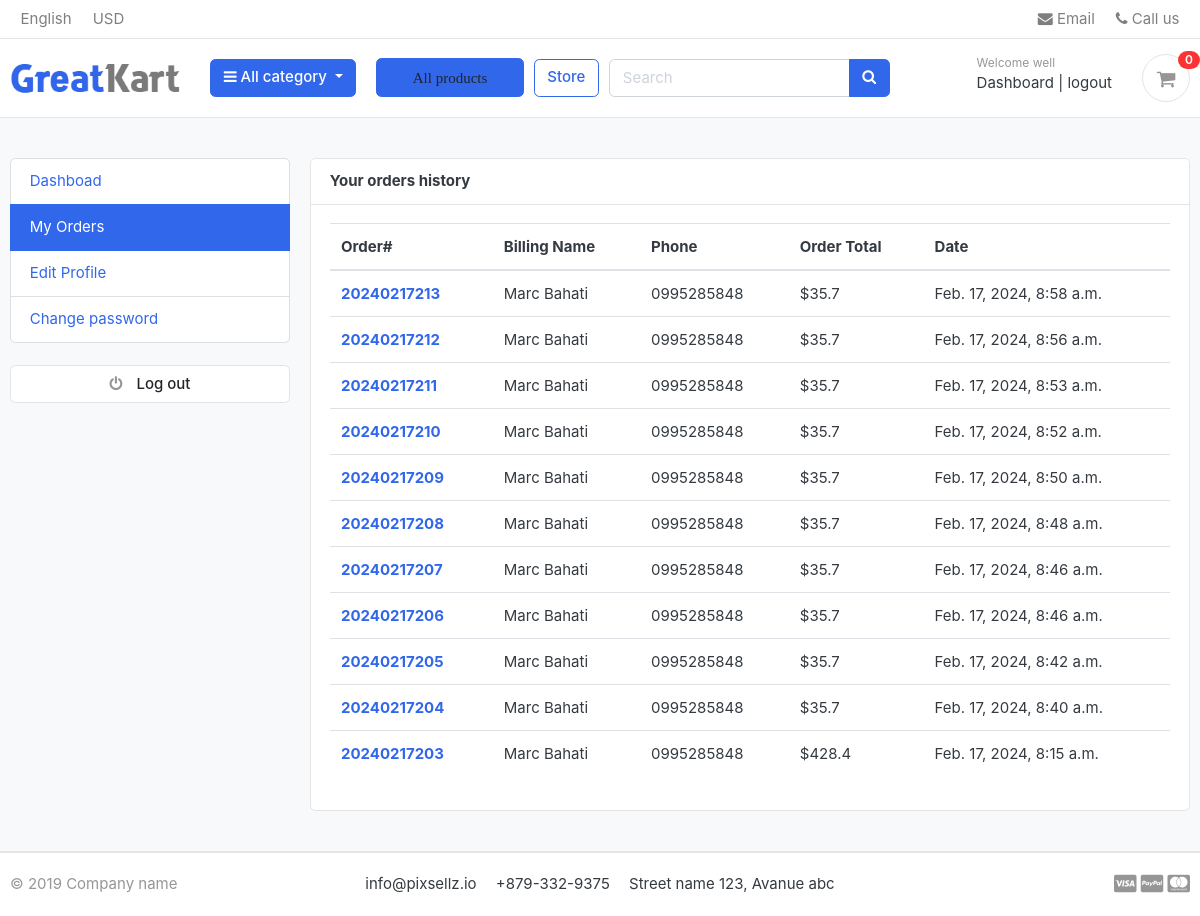
Before: /accounts/my_orders/ (signed in) with the older database file.
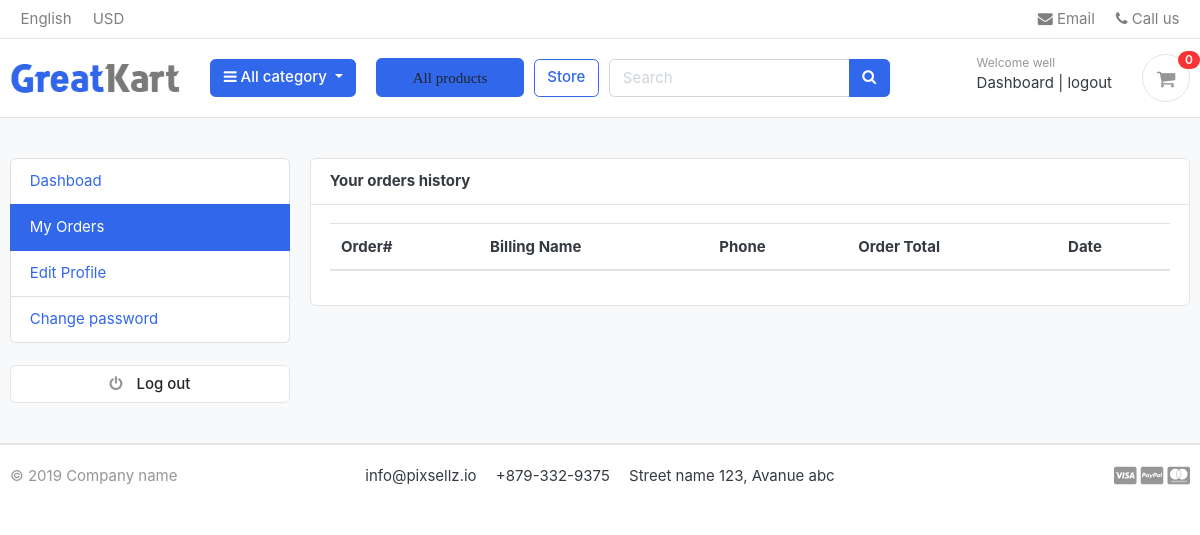
After: the same page with the newer database file.
### orders/models.py (models this page shows, shortened)
class Order(models.Model):
    STATUS = (
        ('New','New'),
        ('Accepted','Accepted'),
        ('Completed','Completed'),
        ('Cancelled','Cancelled'),
    )
    user=models.ForeignKey(Accounts,on_delete=models.SET_NULL,null=True)
    payment = models.ForeignKey(Payment, on_delete=models.SET_NULL, null=True, blank=True)
    order_number=models.CharField(max_length=20)
    first_name=models.CharField(max_length=50)
    last_name=models.CharField(max_length=50)
    phone=models.CharField(max_length=15)
    email=models.EmailField(max_length=50)
    address_line_1=models.CharField(max_length=50)
    address_line_2=models.CharField(max_length=50,blank=True)
    country=models.CharField(max_length=50)
    state=models.CharField(max_length=50)
    city=models.CharField(max_length=50)
    order_note=models.CharField(max_length=100,blank=True)
    order_total=models.FloatField()
    tax=models.FloatField()
    status=models.CharField(max_length=100,choices=STATUS,default='New')
    ip=models.CharField(max_length=20,blank=True)
    is_ordered=models.BooleanField(default=False)
    created_at=models.DateTimeField(auto_now_add=True)
    updated_at=models.DateTimeField(auto_now=True)
    def full_name(self):
        return f'{self.first_name} {self.last_name}'

### accounts/views.py (the view)
# urls.py: path('accounts/my_orders/',views.my_orders,name="my_orders"),
@login_required(login_url='login')
def my_orders(request):
    orders=Order.objects.filter(user=request.user,is_ordered=True).order_by('-created_at')
    path = request.path
    context={
        'orders':orders,
        'path':path
    }
    return render(request,'accounts/my_orders.html',context,)

### carts/context_processors.py (called while the page is built)
def counter(request):
    cart_count=0
    if 'admin' in request.path:
        return {}
    else:
        try:
            cart=Cart.objects.filter(cart_id=_cart_id(request))
            if request.user.is_authenticated:
                cart_items = CartItem.objects.all().filter(user=request.user)
            else:
                cart_items = CartItem.objects.all().filter(cart=cart[:1])
            for cart_item in cart_items:
                cart_count += cart_item.quantity
        except Cart.DoesNotExist:
            cart_count=0
    return dict(cart_count = cart_count)

### carts/views.py (called while the page is built)
def _cart_id(request):
    cart = request.session.session_key
    if not cart:
        request.session.create()
        cart = request.session.session_key
    return cart

### category/context_processor.py (called while the page is built)
def menu_link(request):
    links = category.objects.all()
    return dict(links=links)

### category/models.py (called while the page is built)
    def get_url(self):
        return reverse('products_by_category',args=[self.slug])

### e_commerce/templates/accounts/my_orders.html (shortened to what this page needs)
{% extends 'base.html' %}
{% block content %}
<section class="section-conten padding-y bg">
    <div class="container">
        <div class="row">
            {% include 'includes/dashboad_sidebar.html'%}
        <main class="col-md-9">
            <article class="card">
            <header class="card-header">
                <strong class="d-inline-block mr-3">Your orders history</strong>
            </header>
            <div class="card-body">
                <div class="row">
                    <div class="col-md-12">
                        <table class="table table-hover">
                            <thead>
                              <tr>
                                <th scope="col">Order#</th>
                                <th scope="col">Billing Name</th>
                                <th scope="col">Phone</th>
                                <th scope="col">Order Total</th>
                                <th scope="col">Date</th>
                              </tr>
                            </thead>
                            <tbody>
                                {% for order in orders %}
                              <tr>
                                <th scope="row"><a href="{% url 'order_detail' order.order_number %}">{{order.order_number}}</a></th>
                                <td>{{ order.full_name }}</td>
                                <td>{{ order.phone }}</td>
                                <td>${{ order.order_total }}</td>
                                <td>{{ order.created_at }}</td>
                              </tr>
                                    {% endfor %}
                            </tbody>
                          </table>
                </div>
            </div>
            </article>
        </main>
    </div>
    </div>
    </section>
{% endblock %}

Changed rows visible on the page:
removed Order: order_number "20240217213", full_name "Marc Bahati", phone "0995285848", order_total "35.7", created_at "Feb. 17, 2024, 8:58 a.m."
removed Order: order_number "20240217212", full_name "Marc Bahati", phone "0995285848", order_total "35.7", created_at "Feb. 17, 2024, 8:56 a.m."
removed Order: order_number "20240217211", full_name "Marc Bahati", phone "0995285848", order_total "35.7", created_at "Feb. 17, 2024, 8:53 a.m."
removed Order: order_number "20240217210", full_name "Marc Bahati", phone "0995285848", order_total "35.7", created_at "Feb. 17, 2024, 8:52 a.m."
removed Order: order_number "20240217209", full_name "Marc Bahati", phone "0995285848", order_total "35.7", created_at "Feb. 17, 2024, 8:50 a.m."
removed Order: order_number "20240217208", full_name "Marc Bahati", phone "0995285848", order_total "35.7", created_at "Feb. 17, 2024, 8:48 a.m."
removed Order: order_number "20240217207", full_name "Marc Bahati", phone "0995285848", order_total "35.7", created_at "Feb. 17, 2024, 8:46 a.m."
removed Order: order_number "20240217206", full_name "Marc Bahati", phone "0995285848", order_total "35.7", created_at "Feb. 17, 2024, 8:46 a.m."
removed Order: order_number "20240217205", full_name "Marc Bahati", phone "0995285848", order_total "35.7", created_at "Feb. 17, 2024, 8:42 a.m."
removed Order: order_number "20240217204", full_name "Marc Bahati", phone "0995285848", order_total "35.7", created_at "Feb. 17, 2024, 8:40 a.m."
removed Order: order_number "20240217203", full_name "Marc Bahati", phone "0995285848", order_total "428.4", created_at "Feb. 17, 2024, 8:15 a.m."
